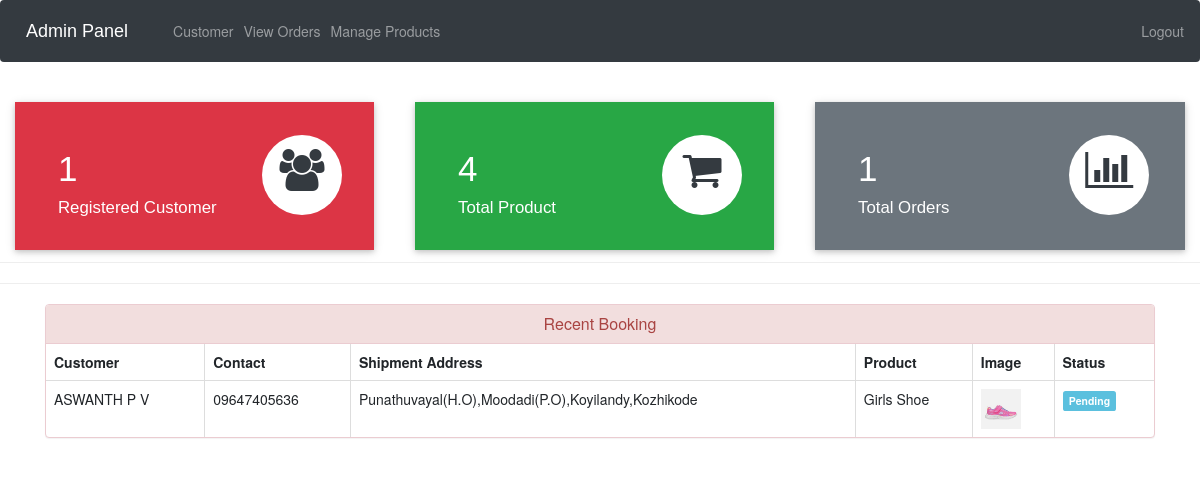
The app's page /admin-dashboard (signed in), older data.
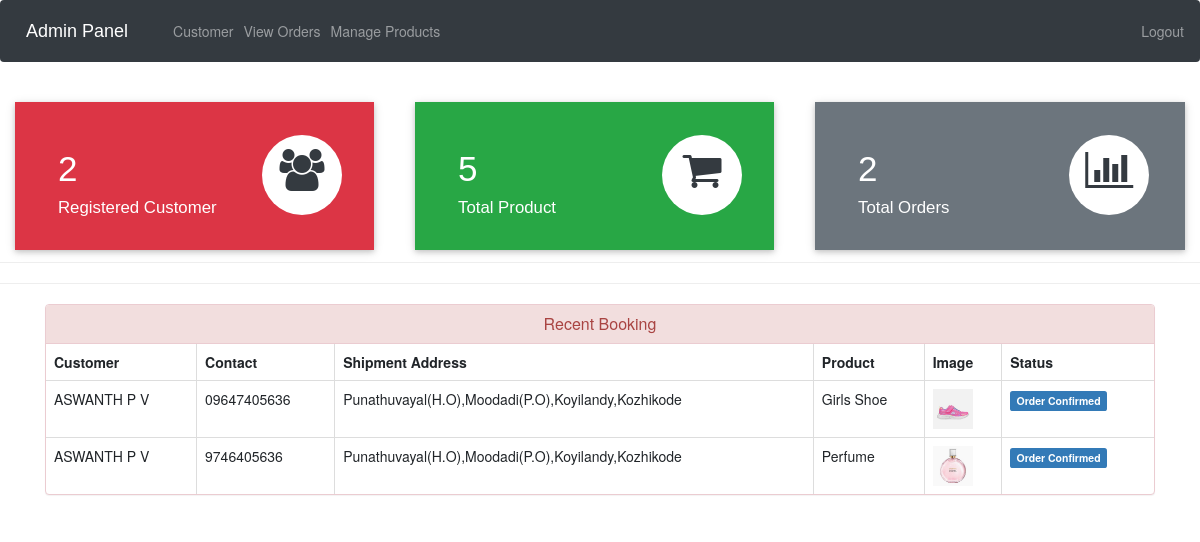
The same page, newer data.
### ecom/models.py (models this page shows, shortened)
class Customer(models.Model):
    user=models.OneToOneField(User,on_delete=models.CASCADE)
    profile_pic= models.ImageField(upload_to='profile_pic/CustomerProfilePic/',null=True,blank=True)
    address = models.CharField(max_length=40)
    mobile = models.CharField(max_length=20,null=False)
    @property
    def get_name(self):
        return self.user.first_name+" "+self.user.last_name

class Orders(models.Model):
    STATUS =(
        ('Pending','Pending'),
        ('Order Confirmed','Order Confirmed'),
        ('Out for Delivery','Out for Delivery'),
        ('Delivered','Delivered'),
    )
    customer=models.ForeignKey('Customer', on_delete=models.CASCADE,null=True)
    product=models.ForeignKey('Product',on_delete=models.CASCADE,null=True)
    email = models.CharField(max_length=50,null=True)
    address = models.CharField(max_length=500,null=True)
    mobile = models.CharField(max_length=20,null=True)
    order_date= models.DateField(auto_now_add=True,null=True)
    status=models.CharField(max_length=50,null=True,choices=STATUS)

class Product(models.Model):
    name=models.CharField(max_length=40)
    product_image= models.ImageField(upload_to='product_image/',null=True,blank=True)
    price = models.PositiveIntegerField()
    description=models.CharField(max_length=40)

### ecom/views.py (the view)
# urls.py: path('admin-dashboard', views.admin_dashboard_view,name='admin-dashboard'),
@login_required(login_url='adminlogin')
def admin_dashboard_view(request):
    customercount=models.Customer.objects.all().count()
    productcount=models.Product.objects.all().count()
    ordercount=models.Orders.objects.all().count()
    orders=models.Orders.objects.all()
    ordered_products=[]
    ordered_bys=[]
    for order in orders:
        ordered_product=models.Product.objects.all().filter(id=order.product.id)
        ordered_by=models.Customer.objects.all().filter(id = order.customer.id)
        ordered_products.append(ordered_product)
        ordered_bys.append(ordered_by)
    mydict={
    'customercount':customercount,
    'productcount':productcount,
    'ordercount':ordercount,
    'data':zip(ordered_products,ordered_bys,orders),
    }
    return render(request,'ecom/admin_dashboard.html',context=mydict)

### templates/ecom/admin_dashboard.html
{% extends 'ecom/admin_base.html' %}
{% load static %}
{% block content %}
<br>
{%include 'ecom/admin_dashboard_cards.html'%}
<br><br><br><br><br>
<hr><hr>
<div class="container" >
    <div class="panel panel-danger" >
      <div class="panel-heading" style="text-align:center;">
        <h6 class="panel-title">Recent Booking</h6>
      </div>
      <table class="table table-hover table-bordered" id="dev-table">
        <thead>
          <tr>
            <th>Customer</th>
            <th>Contact</th>
            <th>Shipment Address</th>
            <th>Product</th>
            <th>Image</th>
            <th>Status</th>
          </tr>
        </thead>
        {% for product,customer,order in data %}
        <tr>
          {% for c in customer %}
          <td> {{c.get_name}}</td>
          <td>{{c.mobile}}</td>
          <td>{{order.address}}</td>
          {% endfor %}
          {% for p in product %}
          <td> {{p.name}}</td>
          <td> <img src="{% static p.product_image.url %}" alt="Profile Pic" height="40px" width="40px" /></td>
          {% if order.status == 'Pending'%}
          <td> <span class="label label-info">{{order.status}}</span></td>
          {% elif order.status == 'Delivered' %}
          <td> <span class="label label-success">{{order.status}}</span></td>
          {% elif order.status == 'Out for Delivery' %}
          <td> <span class="label label-warning">{{order.status}}</span></td>
          {%else%}
            <td> <span class="label label-primary">{{order.status}}</span></td>
          {%endif%}
          {% endfor %}
        </tr>
        {% endfor %}
      </table>
  </div>
</div>
{% endblock content %}

Row changes from the older to the newer data that the page shows:
changed Orders (number 1 of 2 on the later page): status "Pending" → "Order Confirmed"
added Orders: address "Punathuvayal(H.O),Moodadi(P.O),Koyilandy,Kozhikode", status "Order Confirmed"
added Customer: get_name "ASWANTH P V", mobile "9746405636"
now on this page (row unchanged): Product: name "Perfume", product_image (picture)
Text that changed along with them:
{{ customercount }}: "1" → "2"
{{ productcount }}: "4" → "5"
{{ ordercount }}: "1" → "2"
